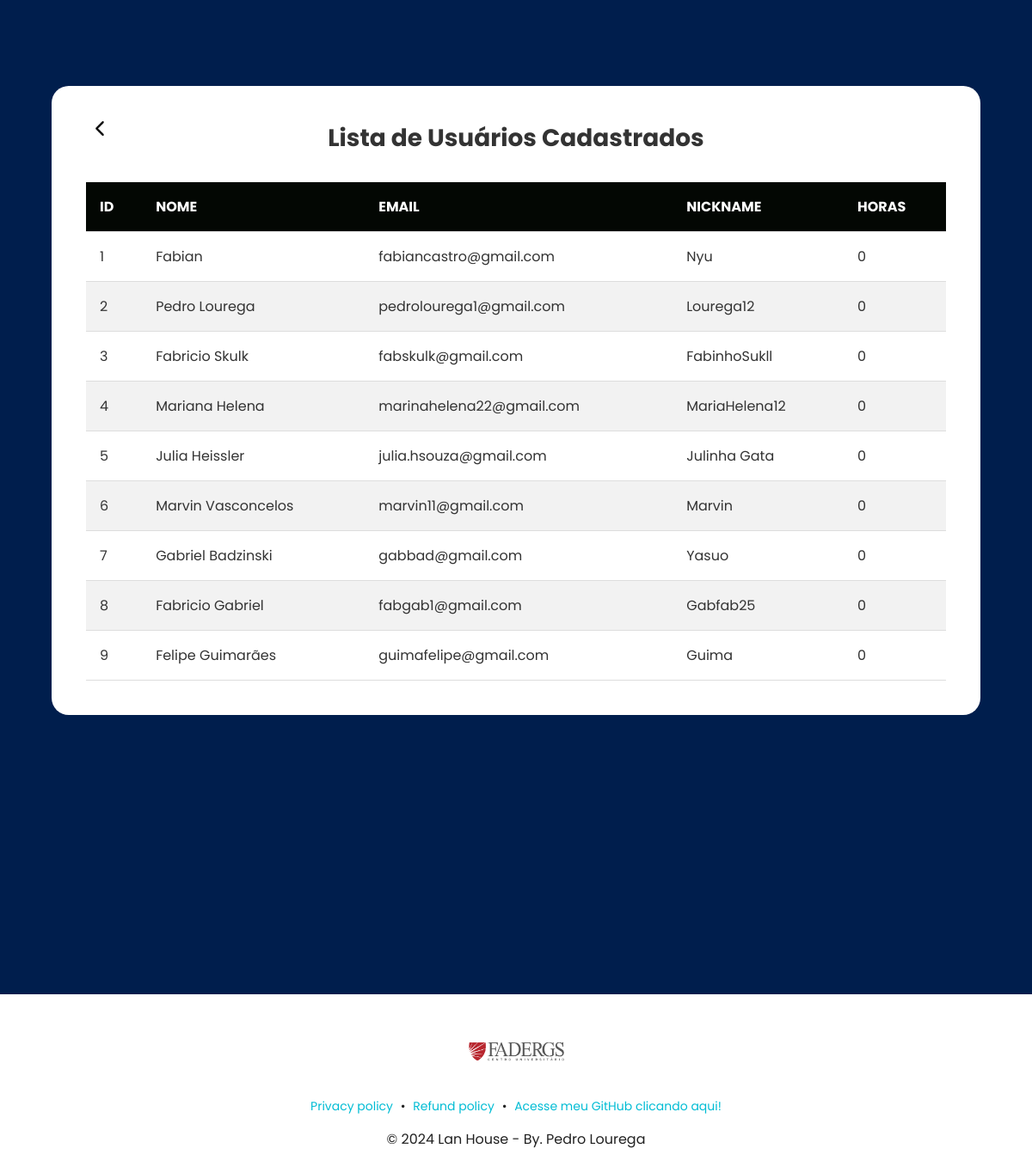
The app's page /listar_usuarios, older data.
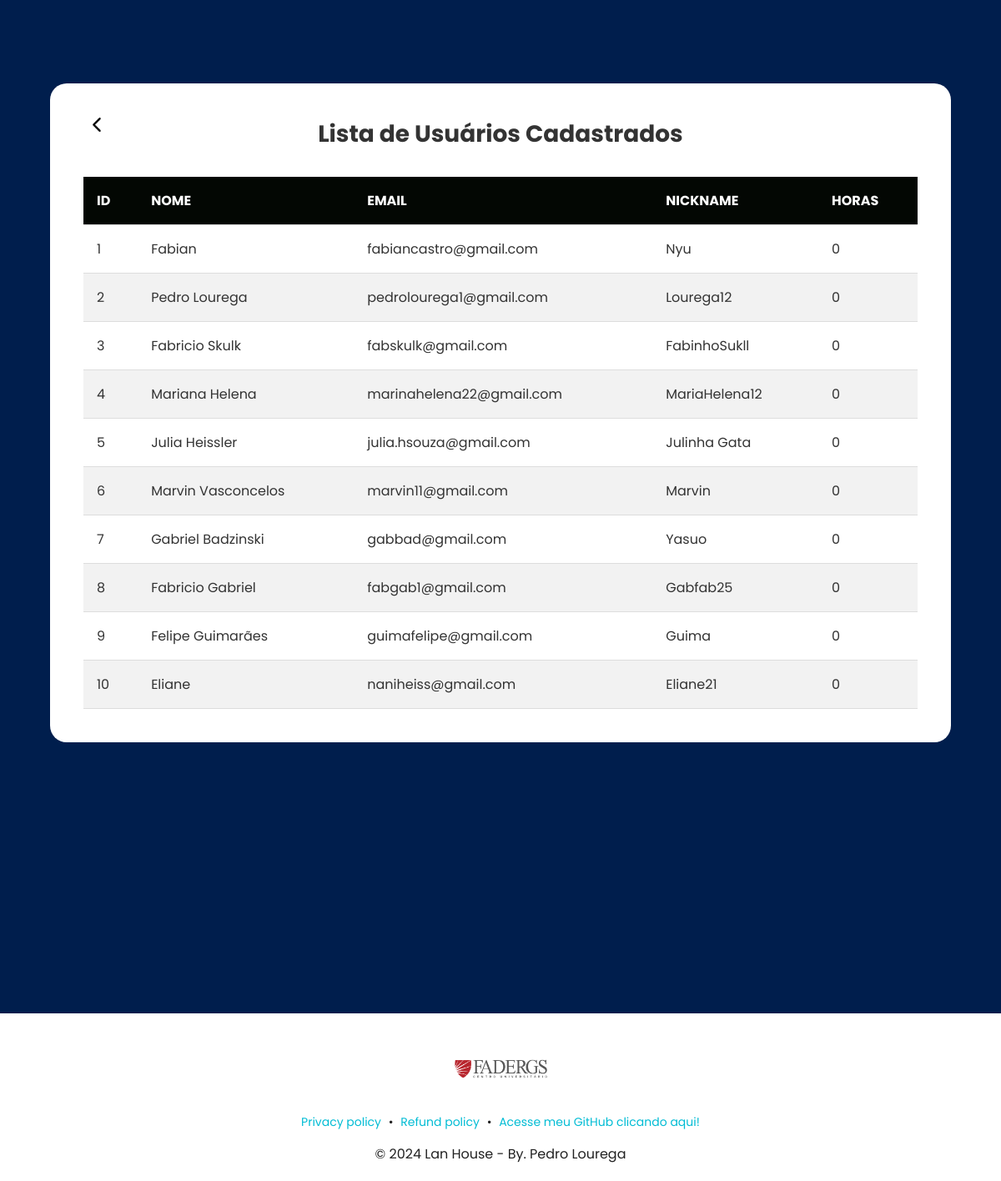
The same page, newer data.
### tables this page shows
CREATE TABLE usuarios (
            id INTEGER PRIMARY KEY AUTOINCREMENT,
            nome TEXT NOT NULL,
            email TEXT NOT NULL,
            nickname TEXT NOT NULL
        );

### website-lanhouse1/app/app.py (the view)
@app.route('/listar_usuarios')
def listar_usuarios():
    conn = conectar_banco()
    cursor = conn.cursor()
    cursor.execute('SELECT * FROM usuarios')
    usuarios = cursor.fetchall()
    conn.close()
    return render_template('listar_usuarios.html', usuarios=usuarios)

### website-lanhouse1/app/app.py (called while the page is built)
def conectar_banco():
    print("Caminho do banco de dados:", DATABASE_PATH)  # Verificando o caminho
    conn = sqlite3.connect(DATABASE_PATH)
    return conn

### website-lanhouse1/templates/listar_usuarios.html (shortened to what this page needs)
<!DOCTYPE html>
<html lang="ptb-br">
<head>
    <link rel="stylesheet" href="{{ url_for('static', filename='css/style.css') }}">
    <link rel="stylesheet" href="https://cdnjs.cloudflare.com/ajax/libs/font-awesome/6.0.0-beta3/css/all.min.css">
</head>
</head>
<body>
    <div class="app-usuarios">
        <div id="seta"><a href="{{ url_for('home') }}"><img class="seta_retorno" src="{{ url_for('static', filename='images/seta_retorno_new.png') }}" alt="seta_retorno"></a></div>
        <h1 class="titulo-lista-cadastro">Lista de Usuários Cadastrados</h1>
        <table class="usuarios-tabela">
            <thead>
                <tr>
                    <th>ID</th>
                    <th>Nome</th>
                    <th>Email</th>
                    <th>Nickname</th>
                    <th>Horas</th>
                </tr>
            </thead>
            <tbody>
                {% for usuario in usuarios %}
                <tr>
                    <td>{{ usuario[0] }}</td>
                    <td>{{ usuario[1] }}</td>
                    <td>{{ usuario[2] }}</td>
                    <td>{{ usuario[3] }}</td>
                    <td>0</td>
                </tr>
                {% endfor %}
            </tbody>
        </table>
    </div>
    <br><br><br><br><br><br><br><br><br>
    <footer class="footer-section">
        <div>
            <a target="_blank" href="https://www.fadergs.edu.br/"><img class="logo-fadergs" src="{{ url_for('static', filename='images/logo-fadergs.png') }}" alt="logo-fadergs" alt="logo-fadergs"></a>
        </div>
        <div class="section-content">
            <p class="policy-text">
                <a href="#" class="policy-link">Privacy policy</a>
                <span class="separator">•</span>
                <a href="#" class="policy-link">Refund policy</a>
                <span class="separator">•</span>
                <a href="https://github.com/PedroLourega" class="policy-link">Acesse meu GitHub clicando aqui!</a>
            </p>
            <p class="copyright-text">© 2024 Lan House - By. Pedro Lourega</p>
        </div>
    </footer>
    </body>
    </html>
</body>
</html>

### website-lanhouse1/static/css/style.css (style rules this page uses)
* { margin: 0; padding: 0; font-family: 'Poppins', sans-serif; box-sizing: border-box; }
body { background: #001e4d; }
.app-usuarios h1 { text-align: center; font-size: 28px; margin-bottom: 30px; color: #333; font-weight: bold; }
#seta { position: absolute; cursor: pointer; position: fixed; }
.seta_retorno { width: 32px; height: auto; }
.app-usuarios { background: #fff; width: 90%; max-width: 1200px; margin: 100px auto; border-radius: 20px; padding: 40px; min-height: calc(65vh - 90px); }
.usuarios-tabela { width: 100%; border-collapse: collapse; margin-top: 20px; table-layout: auto; }
.usuarios-tabela th, .usuarios-tabela td { padding: 16px; text-align: left; border-bottom: 1px solid #ddd; font-size: 16px; color: #333; }
.usuarios-tabela th { background-color: #030703; color: #fff; font-weight: bold; text-transform: uppercase; }
.usuarios-tabela tr:nth-child(even) { background-color: #f2f2f2; }
.footer-section { padding: 20px 10px; background: #fff; color: #222; text-align: center; }
.footer-section .section-content { display: flex; flex-direction: column; align-items: center; gap: 15px; }
.footer-section .policy-text { text-align: center; font-size: 14px; }
.footer-section .policy-text .policy-link { color: #00bcd4; text-decoration: none; margin: 0 5px; }
.logo-fadergs { gap: 10px; width: 15%; gap:20px; margin: 0; height: 15%; border-radius: 0%; }

Row changes from the older to the newer data that the page shows:
added usuarios: id "10", nome "Eliane", email "naniheiss@gmail.com", nickname "Eliane21"
